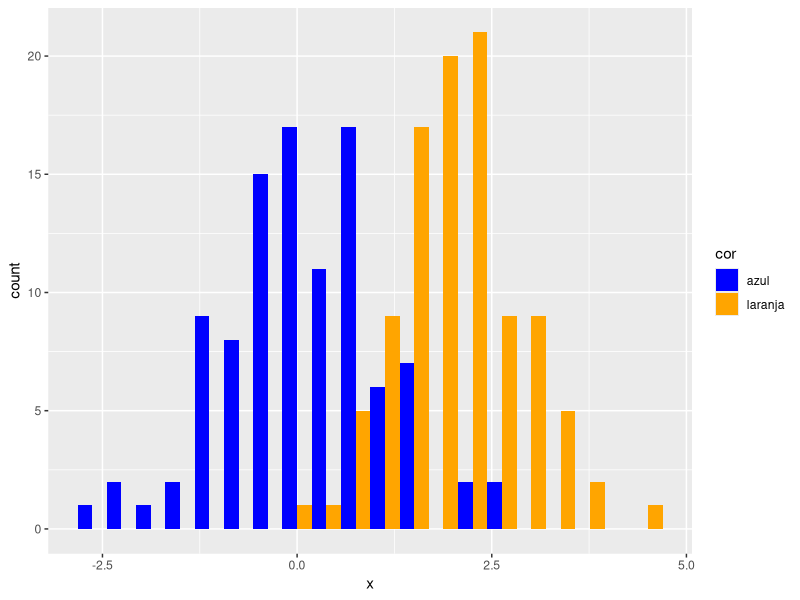
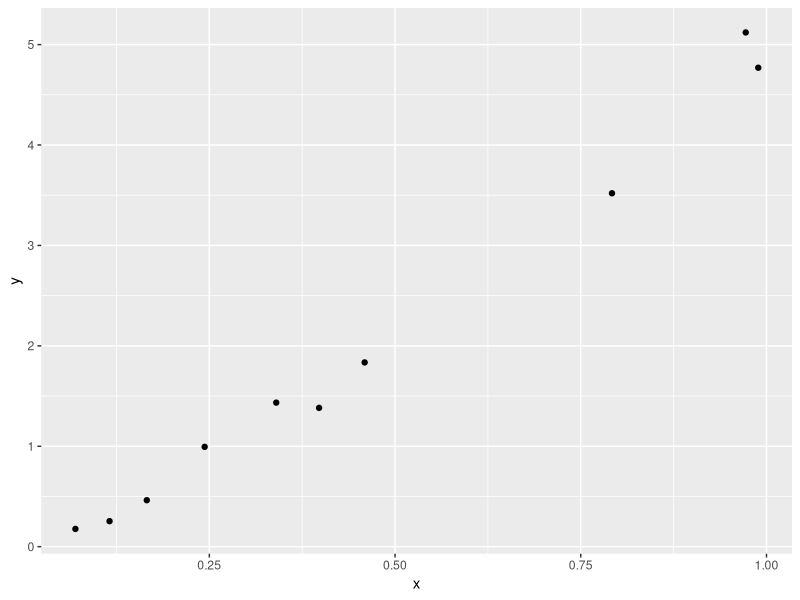
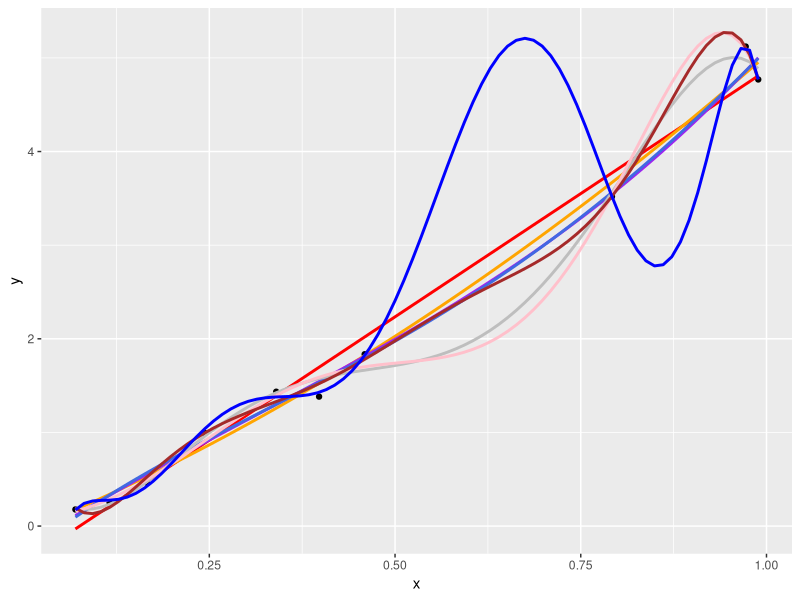
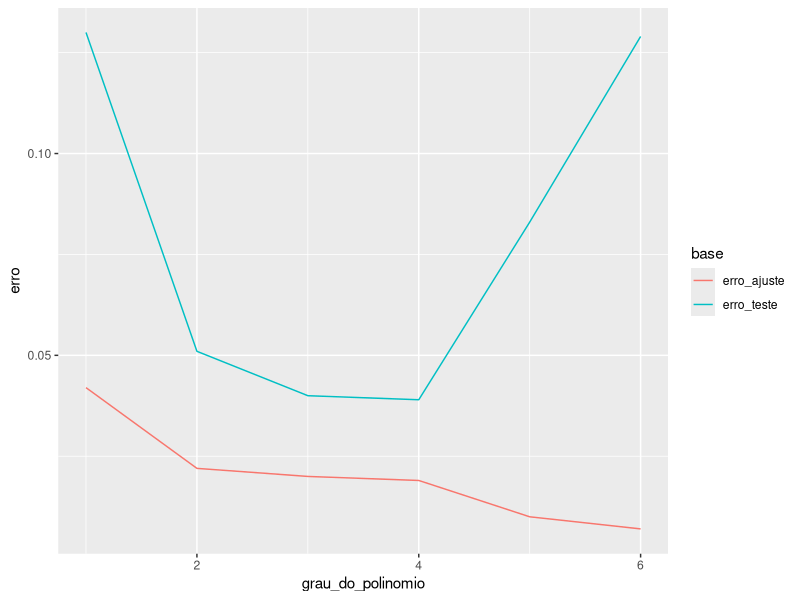

Recreate these plots in R, in order.
## ---- chunk 1
knitr::opts_chunk$set(echo = FALSE)
knitr::opts_chunk$set(warning = FALSE)
## ---- chunk 2
library(dplyr)
library(ggplot2)
base <- purrr::map_df(c(0, 2), ~data.frame(color = .x, x = rnorm(100, .x)))
base <- base %>% mutate(cor = ifelse(color <= 0, 'azul', 'laranja'))
ggplot(base, aes(x = x, fill = cor)) + 
  geom_histogram(position = 'dodge', bins = 20) +
  scale_fill_manual(values = c('azul' = 'blue', 'laranja' = 'orange'))
## ---- chunk 3
# Pacotes -----------------------------------------------------------------
library(ggplot2)
library(tidyr)
library(dplyr)
## ---- chunk 4

# Gerar dados -------------------------------------------------------------
set.seed(7)
dados <- data_frame(
  x = runif(10),
  y = 2*x + 3*x^2 + rnorm(10, 0, 0.15) 
)

# gerando mais dados
dados2 <- data_frame(
  x = runif(100),
  y = 2*x + 3*x^2 + rnorm(100, 0, 0.1) 
)

## ---- chunk 5

ggplot(dados, aes(x = x, y = y)) + geom_point()

## ---- chunk 6

modelo <- lm(y ~ x, data = dados)
modelo2 <- lm(y ~ poly(x, 2), data = dados)
modelo3 <- lm(y ~ poly(x, 3), data = dados)
modelo4 <- lm(y ~ poly(x, 4), data = dados)
modelo5 <- lm(y ~ poly(x, 5), data = dados)
modelo6 <- lm(y ~ poly(x, 6), data = dados)
modelo7 <- lm(y ~ poly(x, 7), data = dados)
modelo8 <- lm(y ~ poly(x, 8), data = dados)
modelo9 <- lm(y ~ poly(x, 9), data = dados)

erro_modelo1 <- mean((dados$y - predict(modelo, newdata = dados))^2)
erro_modelo2 <- mean((dados$y - predict(modelo2, newdata = dados))^2)
erro_modelo3 <- mean((dados$y - predict(modelo3, newdata = dados))^2)
erro_modelo4 <- mean((dados$y - predict(modelo4, newdata = dados))^2)
erro_modelo5 <- mean((dados$y - predict(modelo5, newdata = dados))^2)
erro_modelo6 <- mean((dados$y - predict(modelo6, newdata = dados))^2)
erro_modelo7 <- mean((dados$y - predict(modelo7, newdata = dados))^2)
erro_modelo8 <- mean((dados$y - predict(modelo8, newdata = dados))^2)
erro_modelo9 <- mean((dados$y - predict(modelo9, newdata = dados))^2)

erro_ajuste <- c(erro_modelo1 = erro_modelo1,
erro_modelo2 = erro_modelo2,
erro_modelo3 = erro_modelo3,
erro_modelo4 = erro_modelo4,
erro_modelo5 = erro_modelo5,
erro_modelo6 = erro_modelo6,
erro_modelo7 = erro_modelo7,
erro_modelo8 = erro_modelo8,
erro_modelo9 = erro_modelo9) %>% round(3)

ggplot(dados, aes(x = x, y = y)) + geom_point() + 
  geom_smooth(formula = y ~ x, colour = "red", se = FALSE, method = 'lm') +
  geom_smooth(formula = y ~ poly(x, 2), colour = "orange", se = FALSE, method = 'lm') +
  geom_smooth(formula = y ~ poly(x, 3), colour = "purple", se = FALSE, method = 'lm') +
  geom_smooth(formula = y ~ poly(x, 4), colour = "royalblue", se = FALSE, method = 'lm') +
  geom_smooth(formula = y ~ poly(x, 5), colour = "grey", se = FALSE, method = 'lm') +
  geom_smooth(formula = y ~ poly(x, 6), colour = "pink", se = FALSE, method = 'lm') +
  geom_smooth(formula = y ~ poly(x, 7), colour = "brown", se = FALSE, method = 'lm') +
  geom_smooth(formula = y ~ poly(x, 8), colour = "blue", se = FALSE, method = 'lm') 


erro_modelo1 <- mean((dados2$y - predict(modelo, newdata = dados2))^2)
erro_modelo2 <- mean((dados2$y - predict(modelo2, newdata = dados2))^2)
erro_modelo3 <- mean((dados2$y - predict(modelo3, newdata = dados2))^2)
erro_modelo4 <- mean((dados2$y - predict(modelo4, newdata = dados2))^2)
erro_modelo5 <- mean((dados2$y - predict(modelo5, newdata = dados2))^2)
erro_modelo6 <- mean((dados2$y - predict(modelo6, newdata = dados2))^2)
erro_modelo7 <- mean((dados2$y - predict(modelo7, newdata = dados2))^2)
erro_modelo8 <- mean((dados2$y - predict(modelo8, newdata = dados2))^2)
erro_modelo9 <- mean((dados2$y - predict(modelo9, newdata = dados2))^2)

erro_teste <- c(erro_modelo1 = erro_modelo1,
                 erro_modelo2 = erro_modelo2,
                 erro_modelo3 = erro_modelo3,
                 erro_modelo4 = erro_modelo4,
                 erro_modelo5 = erro_modelo5,
                 erro_modelo6 = erro_modelo6,
                 erro_modelo7 = erro_modelo7,
                 erro_modelo8 = erro_modelo8,
                 erro_modelo9 = erro_modelo9) %>% round(3)
# 
# ggplot(dados, aes(x = x, y = y)) + 
#   geom_point(data = dados2, colour = "orange") + 
#   geom_smooth(formula = y ~ x, colour = "red", se = FALSE, method = 'lm') +
#   geom_smooth(formula = y ~ poly(x, 2), colour = "orange", se = FALSE, method = 'lm') +
#   geom_smooth(formula = y ~ poly(x, 3), colour = "purple", se = FALSE, method = 'lm') +
#   geom_smooth(formula = y ~ poly(x, 4), colour = "royalblue", se = FALSE, method = 'lm') +
#   geom_smooth(formula = y ~ poly(x, 5), colour = "grey", se = FALSE, method = 'lm') +
#   geom_smooth(formula = y ~ poly(x, 6), colour = "pink", se = FALSE, method = 'lm') +
#   geom_smooth(formula = y ~ poly(x, 7), colour = "brown", se = FALSE, method = 'lm') +
#   geom_smooth(formula = y ~ poly(x, 8), colour = "blue", se = FALSE, method = 'lm') +
#   geom_point() 

## ---- chunk 7
cbind(erro_ajuste, erro_teste) %>%
  as.data.frame %>%
  mutate(grau_do_polinomio = 1:n()) %>%
  filter(grau_do_polinomio < 7) %>%
  gather(base, erro, starts_with("erro")) %>%
  ggplot() +
  geom_line(aes(x = grau_do_polinomio, y = erro, colour = base))
  # geom_smooth(aes(x = grau_do_polinomio, y = erro, colour = base), span = 1, se = FALSE)
